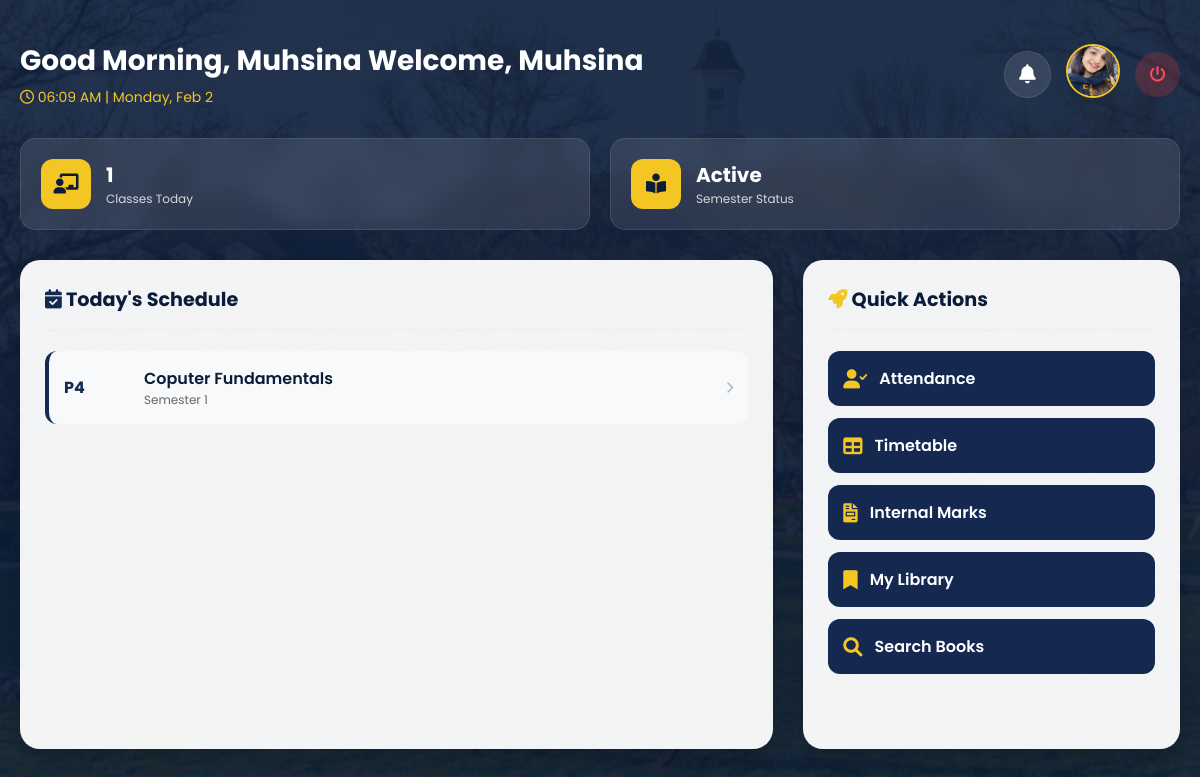
Page /teacher/dashboard/ (signed in) on the earlier database version.
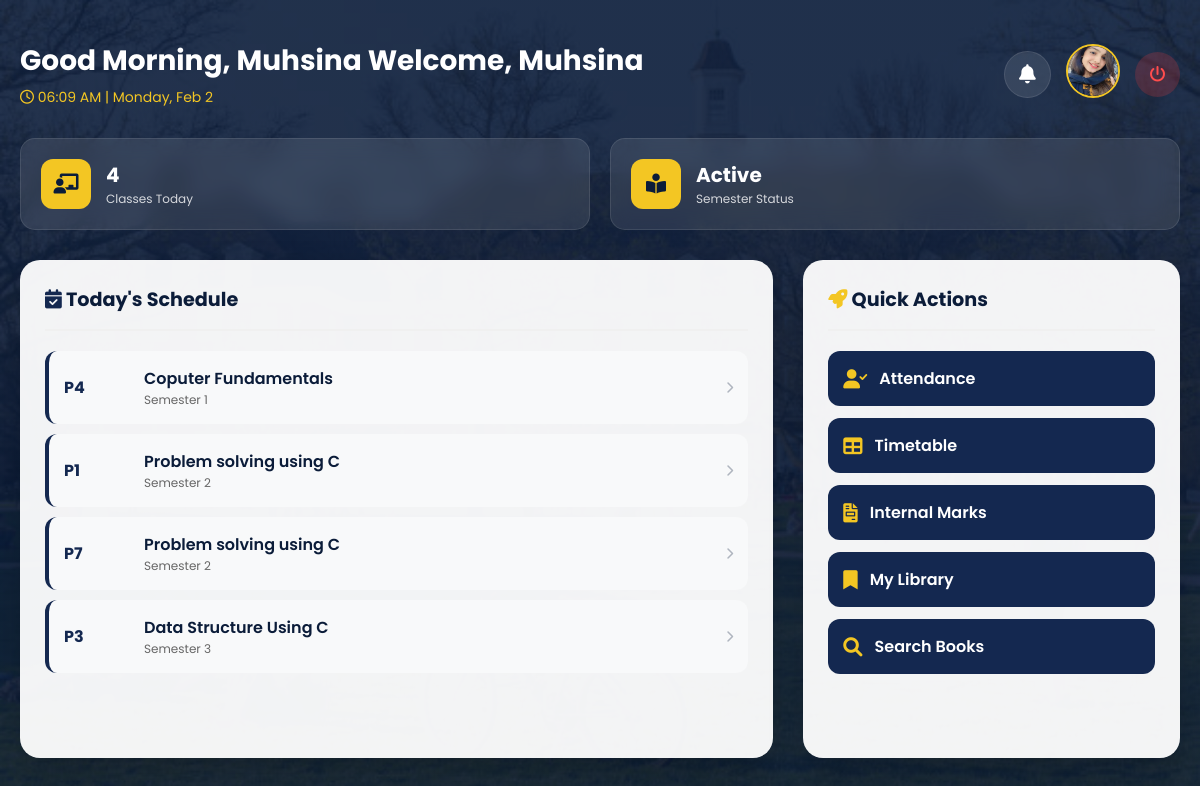
Same page on the later database version.
### dashboard/models.py (models this page shows, shortened)
class TimeTable(models.Model):
    DAYS_OF_WEEK = [
        ('Monday', 'Monday'),
        ('Tuesday', 'Tuesday'),
        ('Wednesday', 'Wednesday'),
        ('Thursday', 'Thursday'),
        ('Friday', 'Friday'),
        ('Saturday', 'Saturday'),
    ]
    course = models.CharField(max_length=20, choices=Student.COURSE_CHOICES)
    semester = models.PositiveIntegerField(choices=Student.SEMESTER_CHOICES)
    day = models.CharField(max_length=10, choices=DAYS_OF_WEEK)
    period_number = models.PositiveIntegerField(choices=[(i, f"Period {i}") for i in range(1, 8)])
    subject = models.ForeignKey(Subject, on_delete=models.CASCADE)
    teacher = models.ForeignKey(Teacher, on_delete=models.CASCADE, null=True)
    class Meta:
        unique_together = ('course', 'semester', 'day', 'period_number')

### teachers/models.py (models this page shows, shortened)
class Subject(models.Model):
    name = models.CharField(max_length=100)
    course = models.CharField(max_length=20, choices=Student.COURSE_CHOICES)
    semester = models.PositiveIntegerField(choices=Student.SEMESTER_CHOICES)

### teachers/views.py (the view)
# urls.py: path('dashboard/', views.teacher_dashboard, name='teacher-dashboard'),
def teacher_dashboard(request):
    teacher = request.user.teacher
    today_name = timezone.now().strftime('%A')
    todays_timetable = TimeTable.objects.filter(
        teacher=teacher,
        day=today_name
    )
    return render(request, 'teachers/dashboard.html', {
        'todays_timetable': todays_timetable
    })

### notifications/context_processors.py (called while the page is built)
def notification_count(request):
    if request.user.is_authenticated:
        count = Notification.objects.filter(
            recipient=request.user,
            is_read=False
        ).count()
    else:
        count = 0
    return {
        'unread_notification_count': count
    }

### templates/teachers/dashboard.html (shortened to what the changed rows need)
{% extends 'base.html' %}
{% load static %}
{% block content %}
<link rel="stylesheet" href="https://cdnjs.cloudflare.com/ajax/libs/font-awesome/6.0.0/css/all.min.css">
<div class="dashboard-wrapper">
    <div class="stats-row">
        <div class="stat-card">
            <div class="stat-info">
                <div style="font-size: 20px; font-weight: 700;">{{ todays_timetable|length }}</div>
                <div style="font-size: 12px; opacity: 0.8;">Classes Today</div>
            </div>
        </div>
    </div>
    <div class="dashboard-grid">
        <div class="left-panel">
            <div class="widget">
                <div class="schedule-list">
                    {% for period in todays_timetable %}
                    <div class="schedule-item">
                        <div class="schedule-time">P{{ period.period_number }}</div>
                        <div style="flex-grow: 1;">
                            <div style="font-weight: 600;">{{ period.subject.name }}</div>
                            <div style="font-size: 12px; color: #666;">Semester {{ period.semester }}</div>
                        </div>
                        <i class="fas fa-chevron-right" style="font-size: 12px; opacity: 0.3;"></i>
                    </div>
                    {% empty %}
                    <div style="text-align: center; padding: 40px; color: #999;">
                        <i class="fas fa-coffee fa-3x" style="margin-bottom: 15px; opacity: 0.2;"></i>
                        <p>No classes scheduled for today. Enjoy your break!</p>
                    </div>
                    {% endfor %}
                </div>
            </div>
        </div>
    </div>
</div>
{% endblock %}

Differences in the rows shown:
added TimeTable: period_number "1", subject.name "Problem solving using C", semester "2"
added TimeTable: period_number "7", subject.name "Problem solving using C", semester "2"
added TimeTable: period_number "3", subject.name "Data Structure Using C", semester "3"
Other differences:
{{ todays_timetable|length }}: "1" → "4"
